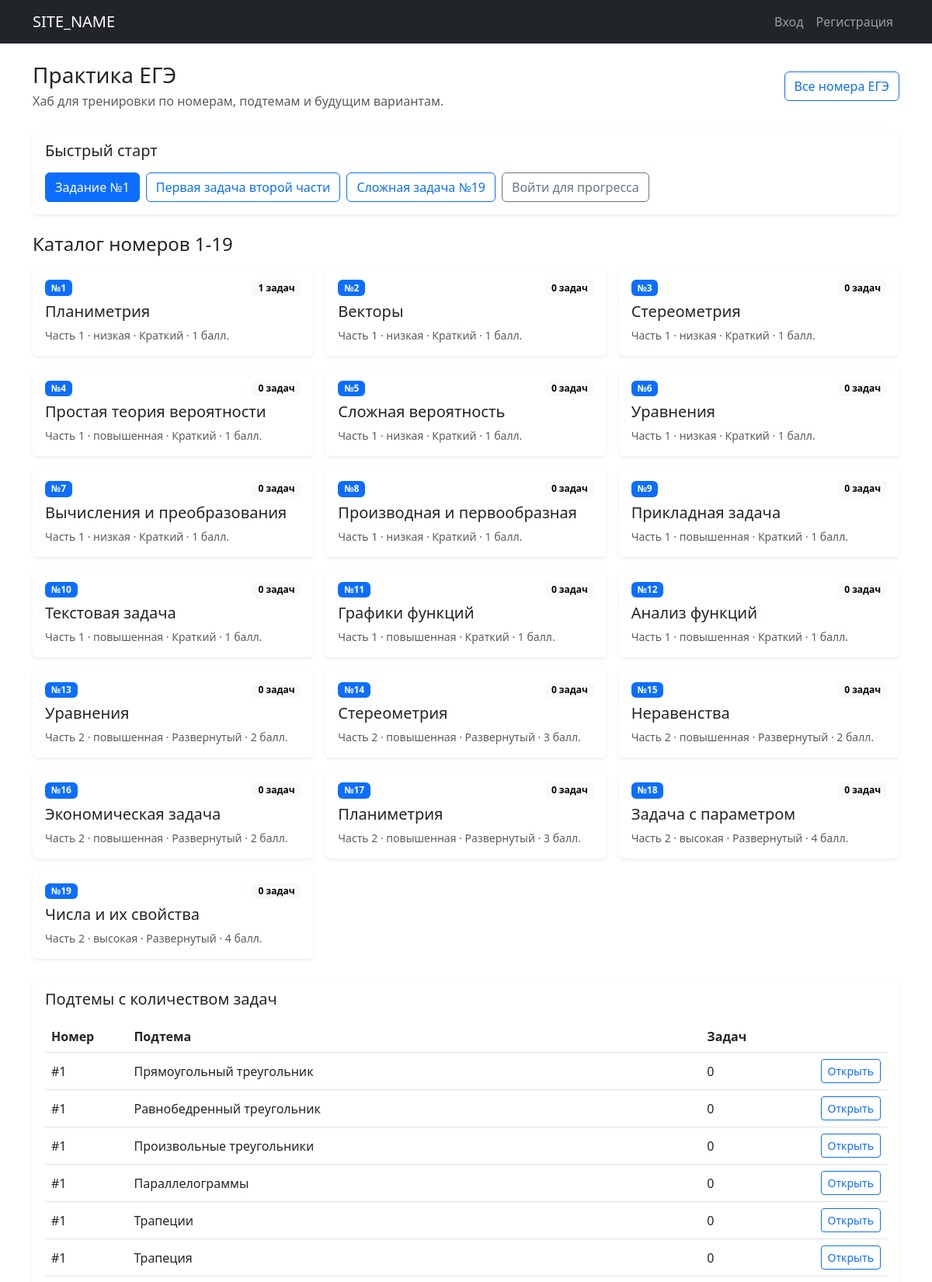
The app's page /practice.php (upper part) with its own data.
### tables this page shows
CREATE TABLE `ege_task_types` (
  `id` int(11) NOT NULL,
  `task_number` int(11) NOT NULL,
  `part_number` tinyint(4) NOT NULL DEFAULT 1,
  `title` varchar(255) NOT NULL,
  `difficulty_level` varchar(30) NOT NULL DEFAULT 'низкая',
  `answer_format` varchar(30) NOT NULL DEFAULT 'Краткий',
  `max_score` tinyint(4) NOT NULL DEFAULT 1,
  `content_area` varchar(255) DEFAULT NULL,
  `short_description` text DEFAULT NULL,
  `sort_order` int(11) NOT NULL DEFAULT 0,
  `is_active` tinyint(1) NOT NULL DEFAULT 1,
  `created_at` timestamp NULL DEFAULT current_timestamp()
);

CREATE TABLE `ege_task_subtopics` (
  `id` int(11) NOT NULL,
  `task_type_id` int(11) NOT NULL,
  `topic_id` int(11) DEFAULT NULL,
  `title` varchar(255) NOT NULL,
  `slug` varchar(180) NOT NULL,
  `short_description` text DEFAULT NULL,
  `sort_order` int(11) NOT NULL DEFAULT 0,
  `is_active` tinyint(1) NOT NULL DEFAULT 1,
  `created_at` timestamp NULL DEFAULT current_timestamp(),
  `updated_at` timestamp NULL DEFAULT current_timestamp() ON UPDATE current_timestamp()
);

### authentication/auth.php (called while the page is built, shortened)
<?php
function is_user_logged_in() {
    return isset($_SESSION['user_id']) && !empty($_SESSION['user_id']);
}

### includes/functions.php (called while the page is built, shortened)
<?php
function e($value) {
	return htmlspecialchars((string)$value, ENT_QUOTES, 'UTF-8');
}

### practice.php (the view, shortened to what this page needs)
<?php
require_once __DIR__ . '/includes/functions.php';
require_once __DIR__ . '/authentication/auth.php';
$isLoggedIn = is_user_logged_in();
$taskCards = [];
$subtopicStats = [];
try {
    $taskSql = '
        SELECT
            tt.*,
            COUNT(q.id) AS question_count
        FROM ege_task_types tt
        LEFT JOIN ege_questions q
            ON q.task_type_id = tt.id
           AND q.is_published = 1
        WHERE tt.is_active = 1
        GROUP BY tt.id
        ORDER BY tt.part_number, tt.task_number';
    $taskResult = $mysqli->query($taskSql);
    while ($row = $taskResult->fetch_assoc()) {
        $taskCards[] = $row;
    }
    $subtopicSql = '
        SELECT
            st.id,
            st.task_type_id,
            st.title,
            st.sort_order,
            tt.task_number,
            COUNT(q.id) AS question_count
        FROM ege_task_subtopics st
        JOIN ege_task_types tt ON tt.id = st.task_type_id
        LEFT JOIN ege_questions q
            ON q.subtopic_id = st.id
           AND q.is_published = 1
        WHERE st.is_active = 1
          AND tt.is_active = 1
        GROUP BY st.id
        ORDER BY tt.task_number, st.sort_order, st.title';
    $subtopicResult = $mysqli->query($subtopicSql);
    while ($row = $subtopicResult->fetch_assoc()) {
        $subtopicStats[] = $row;
    }
} catch (Throwable $exception) {
    $errorMessage = 'Не удалось загрузить данные для практики.';
}
require_once __DIR__ . '/includes/header.php';
?>
<div class="d-flex justify-content-between align-items-center mb-4 flex-wrap gap-2">
    <div>
        <h1 class="h3 mb-1">Практика ЕГЭ</h1>
        <p class="text-muted mb-0">Хаб для тренировки по номерам, подтемам и будущим вариантам.</p>
    </div>
    <a class="btn btn-outline-primary" href="/tasks.php">Все номера ЕГЭ</a>
</div>
<section class="card border-0 shadow-sm mb-4">
    <div class="card-body">
        <h2 class="h5 mb-3">Быстрый старт</h2>
        <div class="d-flex gap-2 flex-wrap">
            <a class="btn btn-primary" href="/task.php?number=1">Задание №1</a>
            <a class="btn btn-outline-primary" href="/task.php?number=13">Первая задача второй части</a>
            <a class="btn btn-outline-primary" href="/task.php?number=19">Сложная задача №19</a>
            <?php if ($isLoggedIn): ?>
                <a class="btn btn-outline-secondary" href="/results.php">Мой прогресс</a>
                <a class="btn btn-outline-secondary" href="/bookmarks.php">Мои закладки</a>
            <?php else: ?>
                <a class="btn btn-outline-secondary" href="/authentication/login.php">Войти для прогресса</a>
            <?php endif; ?>
        </div>
    </div>
</section>
<section class="mb-4">
    <h2 class="h4 mb-3">Каталог номеров 1-19</h2>
    <?php if (empty($taskCards)): ?>
        <div class="alert alert-info">Каталог пока пуст.</div>
    <?php else: ?>
        <div class="row g-3">
            <?php foreach ($taskCards as $task): ?>
                <div class="col-md-6 col-xl-4">
                    <a class="text-decoration-none text-reset" href="/task.php?number=<?= (int)$task['task_number'] ?>">
                        <article class="card border-0 shadow-sm h-100">
                            <div class="card-body">
                                <div class="d-flex justify-content-between align-items-start gap-2 mb-2">
                                    <span class="badge text-bg-primary">№<?= (int)$task['task_number'] ?></span>
                                    <span class="badge text-bg-light"><?= (int)$task['question_count'] ?> задач</span>
                                </div>
                                <h3 class="h5 mb-2"><?= e($task['title']) ?></h3>
                                <div class="small text-muted">
                                    Часть <?= (int)$task['part_number'] ?>
                                    · <?= e($task['difficulty_level']) ?>
                                    · <?= e($task['answer_format']) ?>
                                    · <?= (int)$task['max_score'] ?> балл.
                                </div>
                            </div>
                        </article>
                    </a>
                </div>
            <?php endforeach; ?>
        </div>
    <?php endif; ?>
</section>
<section class="card border-0 shadow-sm mb-4">
    <div class="card-body">
        <h2 class="h5 mb-3">Подтемы с количеством задач</h2>
        <?php if (empty($subtopicStats)): ?>
            <div class="alert alert-info mb-0">Подтемы пока не добавлены.</div>
        <?php else: ?>
            <div class="table-responsive">
                <table class="table align-middle mb-0">
                    <thead>
                        <tr>
                            <th>Номер</th>
                            <th>Подтема</th>
                            <th>Задач</th>
                            <th></th>
                        </tr>
                    </thead>
                    <tbody>
                        <?php foreach ($subtopicStats as $item): ?>
                            <tr>
                                <td>#<?= (int)$item['task_number'] ?></td>
                                <td><?= e($item['title']) ?></td>
                                <td><?= (int)$item['question_count'] ?></td>
                                <td class="text-end">
                                    <a class="btn btn-sm btn-outline-primary" href="/task.php?number=<?= (int)$item['task_number'] ?>&subtopic_id=<?= (int)$item['id'] ?>">Открыть</a>
                                </td>
                            </tr>
                        <?php endforeach; ?>
                    </tbody>
                </table>
            </div>
        <?php endif; ?>
    </div>
</section>
<?php require_once __DIR__ . '/includes/footer.php'; ?>

### records on screen
ege_task_types: task_number "1", question_count "1", title "Планиметрия", part_number "1", difficulty_level "низкая", answer_format "Краткий", max_score "1"
ege_task_types: task_number "2", question_count "0", title "Векторы", part_number "1", difficulty_level "низкая", answer_format "Краткий", max_score "1"
ege_task_types: task_number "3", question_count "0", title "Стереометрия", part_number "1", difficulty_level "низкая", answer_format "Краткий", max_score "1"
ege_task_types: task_number "4", question_count "0", title "Простая теория вероятности", part_number "1", difficulty_level "повышенная", answer_format "Краткий", max_score "1"
ege_task_types: task_number "5", question_count "0", title "Сложная вероятность", part_number "1", difficulty_level "низкая", answer_format "Краткий", max_score "1"
ege_task_types: task_number "6", question_count "0", title "Уравнения", part_number "1", difficulty_level "низкая", answer_format "Краткий", max_score "1"
ege_task_types: task_number "7", question_count "0", title "Вычисления и преобразования", part_number "1", difficulty_level "низкая", answer_format "Краткий", max_score "1"
ege_task_types: task_number "8", question_count "0", title "Производная и первообразная", part_number "1", difficulty_level "низкая", answer_format "Краткий", max_score "1"
ege_task_types: task_number "9", question_count "0", title "Прикладная задача", part_number "1", difficulty_level "повышенная", answer_format "Краткий", max_score "1"
ege_task_types: task_number "10", question_count "0", title "Текстовая задача", part_number "1", difficulty_level "повышенная", answer_format "Краткий", max_score "1"
ege_task_types: task_number "11", question_count "0", title "Графики функций", part_number "1", difficulty_level "повышенная", answer_format "Краткий", max_score "1"
ege_task_types: task_number "12", question_count "0", title "Анализ функций", part_number "1", difficulty_level "повышенная", answer_format "Краткий", max_score "1"
ege_task_types: task_number "13", question_count "0", title "Уравнения", part_number "2", difficulty_level "повышенная", answer_format "Развернутый", max_score "2"
ege_task_types: task_number "14", question_count "0", title "Стереометрия", part_number "2", difficulty_level "повышенная", answer_format "Развернутый", max_score "3"
ege_task_types: task_number "15", question_count "0", title "Неравенства", part_number "2", difficulty_level "повышенная", answer_format "Развернутый", max_score "2"
ege_task_types: task_number "16", question_count "0", title "Экономическая задача", part_number "2", difficulty_level "повышенная", answer_format "Развернутый", max_score "2"
ege_task_types: task_number "17", question_count "0", title "Планиметрия", part_number "2", difficulty_level "повышенная", answer_format "Развернутый", max_score "3"
ege_task_types: task_number "18", question_count "0", title "Задача с параметром", part_number "2", difficulty_level "высокая", answer_format "Развернутый", max_score "4"
ege_task_types: task_number "19", question_count "0", title "Числа и их свойства", part_number "2", difficulty_level "высокая", answer_format "Развернутый", max_score "4"
ege_task_subtopics: task_type.task_number "1", title "Прямоугольный треугольник", question_count "0"
ege_task_subtopics: task_type.task_number "1", title "Равнобедренный треугольник", question_count "0"
ege_task_subtopics: task_type.task_number "1", title "Произвольные треугольники", question_count "0"
ege_task_subtopics: task_type.task_number "1", title "Параллелограммы", question_count "0"
ege_task_subtopics: task_type.task_number "1", title "Трапеции", question_count "0"
ege_task_subtopics: task_type.task_number "1", title "Трапеция", question_count "0"

### other values on screen
SITE_NAME "SITE_NAME"
